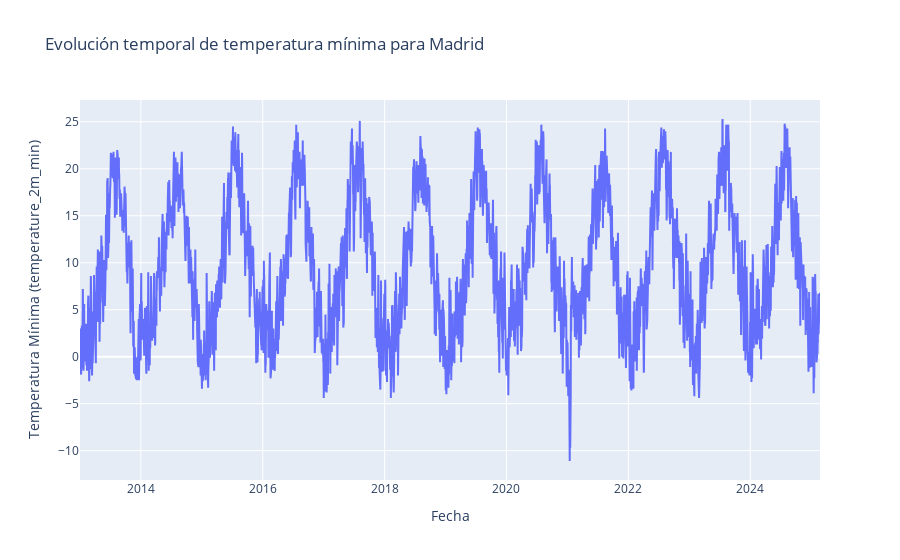

Here is the notebook cell this chart was saved with:
### Markdown cell above
### Temperatura mínima

### Code cell
fig = go.Figure()
fig.add_trace(
    go.Scatter(
        x = df_diario_madrid['time'],
        y = df_diario_madrid['temperature_2m_min'],
        mode = 'lines',
        name = "MADRID"
    )
)

fig.update_layout(
    title = f"Evolución temporal de temperatura mínima para Madrid",
    xaxis_title = "Fecha",
    yaxis_title = "Temperatura Mínima (temperature_2m_min)"
)

fig.show()

### Figure 1 — Plotly figure (JSON) as saved in the notebook; plotly's stock layout.template omitted (floating-point values rounded to 4 significant figures; data arrays with more than 128 entries replaced by an {"elided": "..."} marker saying what was removed)
{"data": [{"mode": "lines", "name": "MADRID", "type": "scatter", "x": {"elided": "4436 str values"}, "y": {"elided": "4436 float values"}}], "layout": {"title": {"text": "Evolución temporal de temperatura mínima para Madrid"}, "xaxis": {"title": {"text": "Fecha"}}, "yaxis": {"title": {"text": "Temperatura Mínima (temperature_2m_min)"}}}}
